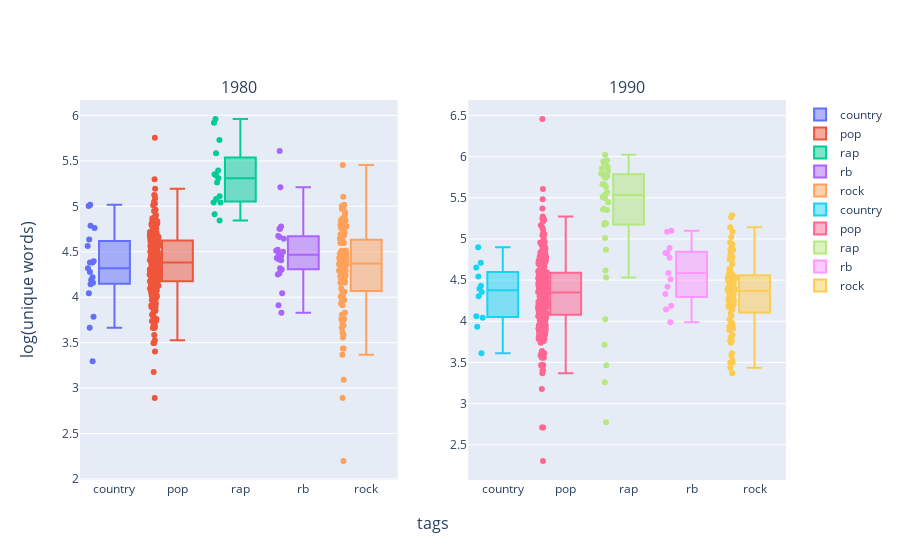

The code cell stored with this chart in its notebook:
### Code cell
words_decades(df, [1980, 1990])

### Figure 1 — Plotly figure (JSON) as saved in the notebook; plotly's stock layout.template omitted (floating-point values rounded to 4 significant figures; data arrays with more than 128 entries replaced by an {"elided": "..."} marker saying what was removed)
{"data": [{"boxpoints": "all", "customdata": [["Its All In My Mind", "George Jones"], ["Silly Me", "Reba McEntire"], ["Where No One Stands Alone", "Merle Haggard"], ["Faded Coat of Blue", "The Carter Family"], ["Pledging My Love", "Emmylou Harris"], ["Spanish Is A Loving Tongue", "Emmylou Harris"], ["Vacation", "Alabama"], ["You Can Have Her", "George Jones & Johnny Paycheck"], ["Here Comes That Rainbow Again", "Kris Kristofferson"], ["The Devils Right Hand", "Waylon Jennings"], ["Defying Gravity Executioners Song", "Waylon Jennings"], ["Lifes Highway", "Steve Wariner"], ["There Was A Time When I Was Alone", "John Anderson"], ["She Thinks I Still Care", "Dan Seals"], ["Through All My Days", "Don Francisco"], ["Pancho and Lefty Heartworn Highways", "Townes Van Zandt"], ["Youd Better Go", "Billy Joe Royal"], ["I Feel Like I Could Fall in Love with Anyone Tonight", "Loretta Lynn"], ["Why Dont Anybody Stay Home No More", "Margaret Lewis"]], "hovertemplate": "title: %{customdata[0]}<br>artist: %{customdata[1]}<br>log(words): %{y}", "name": "country", "type": "box", "xaxis": "x", "y": [4.317, 4.277, 4.22, 4.564, 3.784, 4.635, 4.787, 4.382, 4.382, 4.762, 3.664, 4.19, 4.043, 4.143, 3.296, 5.017, 4.394, 4.159, 5.004], "yaxis": "y"}, {"boxpoints": "all", "customdata": {"elided": "259x2 str values"}, "hovertemplate": "title: %{customdata[0]}<br>artist: %{customdata[1]}<br>log(words): %{y}", "name": "pop", "type": "box", "xaxis": "x", "y": {"elided": "259 float values"}, "yaxis": "y"}, {"boxpoints": "all", "customdata": [["Get the Bozack", "EPMD"], ["Colorblind World", "Boogie Boys"], ["Hit Man", "Spoonie Gee"], ["Gangster Boogie", "Schoolly D"], ["Loadsamoney Doin Up the House", "Harry Enfield"], ["Independent Woman", "Roxanne Shant"], ["Ego Trippin MCs Ultra Remix", "Ultramagnetic MC's"], ["Kuff", "Shelly Thunder"], ["Do The Kid N Play Kick Step", "Kid 'n Play"], ["Gotta Rock", "Treacherous Three"], ["Ventriloquist Rap", "Willie Brown & Woodie"], ["M16", "The Lone Ranger"], ["Caveman Rock", "Junior Gee"], ["You Dont Know Me As No Rum Drinker Live", "Junior Brammer"], ["Tibetan Jam", "Chris \"The Glove\" Taylor"]], "hovertemplate": "title: %{customdata[0]}<br>artist: %{customdata[1]}<br>log(words): %{y}", "name": "rap", "type": "box", "xaxis": "x", "y": [5.961, 5.583, 5.394, 5.342, 5.043, 5.73, 5.352, 5.308, 5.043, 5.919, 5.263, 4.913, 4.844, 5.112, 5.081], "yaxis": "y"}, {"boxpoints": "all", "customdata": [["Haunt Me", "Sade"], ["Deep River Woman", "Lionel Richie"], ["Boats Against the Current", "Patti LaBelle"], ["Boogie Down", "Al Jarreau"], ["No Pain No Gain", "Betty Wright"], ["In the Mix", "Roger Troutman"], ["Genie", "The B.B. & Q. Band"], ["Testify", "Peter Tosh"], ["Sittin In The Park", "Bobby Thurston"], ["You Me and He", "Mtume"], ["Why Do Fools Fall in Love?", "Diana Ross"], ["You Get the Best From Me Say Say Say", "Alicia Myers"], ["Ready for Love", "Rebbie Jackson"], ["Nights Of Pleasure", "Loose Ends"], ["Send It To Me", "Gladys Knight & The Pips"], ["Come On In This House", "Magic Sam"], ["Papas Got A Brand New Bag Live In Tokyo Japan/1979", "James Brown"], ["Off The Wall 7 Remix", "Michael Jackson"], ["A Good Man", "Sue Ann Carwell"], ["Medley: Mess On Your Hands/Finger Rap/Mess On Your Hands Reprise/Finger Rap Reprise", "Millie Jackson"], ["Rock Yo World", "Taka Boom"], ["Love Fever 12 Version", "Gayle Adams"], ["Ive Got The Rhythm Youve Got The Blues", "Eloise Laws"]], "hovertemplate": "title: %{customdata[0]}<br>artist: %{customdata[1]}<br>log(words): %{y}", "name": "rb", "type": "box", "xaxis": "x", "y": [3.829, 4.419, 4.5, 4.043, 5.209, 4.754, 4.263, 4.431, 4.407, 4.304, 3.912, 4.248, 4.317, 4.644, 4.454, 4.754, 4.511, 4.663, 4.779, 5.609, 4.466, 4.522, 4.673], "yaxis": "y"}, {"boxpoints": "all", "customdata": {"elided": "111x2 str values"}, "hovertemplate": "title: %{customdata[0]}<br>artist: %{customdata[1]}<br>log(words): %{y}", "name": "rock", "type": "box", "xaxis": "x", "y": [4.875, 2.197, 4.454, 4.357, 4.71, 4.477, 4.97, 4.625, 4.595, 4.382, 4.691, 4.625, 4.595, 3.807, 4.796, 4.511, 4.19, 4.682, 4.787, 4.644, 3.912, 3.97, 4.22, 5.106, 4.635, 4.905, 4.454, 3.761, 3.761, 4.159, 4.7, 4.625, 3.97, 4.868, 4.796, 3.367, 3.951, 4.977, 4.277, 4.357, 4.779, 4.331, 4.394, 4.443, 4.331, 4.234, 4.844, 4.779, 5.004, 4.29, 4.787, 4.29, 3.714, 3.091, 3.611, 4.934, 3.584, 3.434, 3.829, 2.89, 4.06, 4.394, 4.304, 4.248, 3.434, 4.454, 4.304, 3.932, 4.511, 4.762, 4.419, 4.466, 4.369, 3.689, 4.654, 4.277, 4.06, 4.007, 4.094, 3.97, 4.407, 5.017, 4.159, 4.844, 4.234, 4.762, 4.477, 4.5, 4.304, 4.407, 4.025, 4.369, 4.159, 4.736, 3.97, 4.511, 4.06, 4.304, 3.555, 4.431, 4.595, 4.174, 4.29, 4.205, 5.455, 4.234, 3.664, 4.174, 4.431, 4.382, 4.394], "yaxis": "y"}, {"boxpoints": "all", "customdata": [["Jingle Bells", "Dolly Parton"], ["Cant Feel at Home", "The Carter Family"], ["True Lies", "Sara Evans"], ["Little Things", "Alabama"], ["Is That Askin Too Much", "Diamond Rio"], ["Wabash Cannonball", "Ernest Tubb"], ["Here in the Real World", "Glen Campbell"], ["Angels We Have Heard on High", "Sawyer Brown"], ["I Thought Id Seen Everything", "Diamond Rio"], ["Kneel at the Feet of Jesus", "Willie Nelson & Bobbie Nelson"], ["Pray Hard", "Bruce Carroll"], ["Mormond Braes / Charles Sutherland", "Old Blind Dogs"]], "hovertemplate": "title: %{customdata[0]}<br>artist: %{customdata[1]}<br>log(words): %{y}", "name": "country", "type": "box", "xaxis": "x2", "y": [3.611, 4.543, 4.06, 4.304, 4.898, 4.71, 4.357, 3.932, 4.394, 4.043, 4.654, 4.431], "yaxis": "y2"}, {"boxpoints": "all", "customdata": {"elided": "280x2 str values"}, "hovertemplate": "title: %{customdata[0]}<br>artist: %{customdata[1]}<br>log(words): %{y}", "name": "pop", "type": "box", "xaxis": "x2", "y": {"elided": "280 float values"}, "yaxis": "y2"}, {"boxpoints": "all", "customdata": [["Contents Unda Pressure", "Tha Alkaholiks"], ["Abandon Ship", "Busta Rhymes"], ["40oz. for Breakfast", "Blackalicious"], ["Creepin on Ah Come Up", "Bone Thugs-N-Harmony"], ["Sincerely", "Brand Nubian"], ["Raised in Hell", "C-Bo"], ["Wig Out", "Pete Rock & C.L. Smooth"], ["Black Trump", "Smif-N-Wessun"], ["Game of Life", "Smif-N-Wessun"], ["50 Niggaz Deep", "Drunken Master"], ["Uuhhh", "Will Smith"], ["Tha Holy Terra", "Gospel Gangstaz"], ["Verbal Battle", "Jeru the Damaja"], ["Talk Dirty to the DJs", "Mercedes"], ["Im", "Mystikal"], ["Dolly My Baby Remix", "Super Cat"], ["Get Lifted", "Keith Murray"], ["Live My Life", "Murs"], ["Go Cat Go", "Public Enemy"], ["Hold On To Your Lunch", "Sudden Death"], ["Weed Lacer", "Eminem"], ["Triple Threat", "Terror Squad"], ["Sun Large Promo", "Scaramanga"], ["Intro", "Canibus"], ["Tired Of Being Fucked With", "Kilo-G"], ["781 Redrum", "Brotha Lynch Hung"], ["All I Have", "Kanye West"], ["Perspective Radio", "Apani B. Fly Emcee, C-Rayz Walz & Rahsheed"], ["I Am A Dope Fiend", "Jazzie Redd"], ["Defend the Apache", "Beenie Man"], ["Opening Credits", "Ambassadors of Funk"], ["Praise the Lord Close 1992", "Jim McClellan"], ["Sailin Da South", "DJ Screw"], ["Derelicts Of Dialect SD50 Remix", "3rd Bass"], ["Ninety Degrees a Piece Street", "Rok One"], ["Cube Gets Played", "Yo-Yo"], ["Speak My Language", "June Summers"], ["Ride This Dirty", "Swigga"]], "hovertemplate": "title: %{customdata[0]}<br>artist: %{customdata[1]}<br>log(words): %{y}", "name": "rap", "type": "box", "xaxis": "x2", "y": [5.889, 5.953, 5.635, 5.94, 5.537, 5.659, 5.663, 5.826, 5.875, 5.366, 5.796, 5.509, 5.855, 4.868, 5.762, 5.529, 5.497, 5.787, 5.176, 4.025, 5.193, 5.74, 5.903, 4.533, 5.352, 2.773, 5.447, 5.765, 5.187, 5.357, 3.258, 4.615, 5.011, 5.568, 6.023, 3.714, 3.466, 5.759], "yaxis": "y2"}, {"boxpoints": "all", "customdata": [["I Believe I Can Fly", "R. Kelly"], ["Still Would Stand All Time", "Prince"], ["Im in Love", "Mary J. Blige"], ["Im Sorry", "Blackstreet"], ["You Dont Have to Worry", "New Edition"], ["Every Time Jam  Lewis Disco Remix", "Janet Jackson"], ["Say A Prayer For Me", "Pebbles"], ["No More Trouble Out Of Me", "Big Maybelle"], ["Soul From The Abyss", "N'Dambi"], ["Heartbreak Hotel Hex Hector Underdoggz Mix", "Whitney Houston"], ["When I Need Somebody Remix", "Ralph Tresvant"], ["As Full Crew Mix", "Mary J. Blige"], ["Sensitivity Extended Club Version", "Ralph Tresvant"]], "hovertemplate": "title: %{customdata[0]}<br>artist: %{customdata[1]}<br>log(words): %{y}", "name": "rb", "type": "box", "xaxis": "x2", "y": [4.331, 4.828, 4.143, 4.89, 5.1, 4.19, 4.828, 3.989, 4.419, 4.585, 4.511, 4.771, 5.088], "yaxis": "y2"}, {"boxpoints": "all", "customdata": {"elided": "103x2 str values"}, "hovertemplate": "title: %{customdata[0]}<br>artist: %{customdata[1]}<br>log(words): %{y}", "name": "rock", "type": "box", "xaxis": "x2", "y": [5.142, 4.804, 4.595, 4.205, 3.951, 4.466, 4.828, 5.288, 4.956, 4.407, 4.234, 4.382, 4.605, 4.277, 3.497, 4.431, 4.564, 4.868, 4.595, 4.19, 4.419, 4.5, 4.543, 4.205, 4.522, 4.357, 4.489, 3.97, 4.025, 4.094, 4.263, 4.533, 4.357, 3.761, 4.382, 4.779, 3.912, 4.5, 4.443, 4.898, 4.454, 3.738, 4.174, 4.382, 5.088, 3.584, 4.754, 3.434, 4.159, 4.19, 4.248, 3.497, 4.317, 4.304, 3.97, 3.932, 3.97, 4.369, 3.497, 4.605, 4.277, 3.526, 4.5, 4.317, 4.174, 4.06, 4.522, 3.912, 3.989, 4.143, 4.804, 4.357, 4.22, 5.024, 3.892, 4.635, 4.263, 4.205, 4.394, 3.611, 4.382, 4.511, 3.892, 3.807, 4.564, 4.635, 3.829, 5.263, 4.344, 4.533, 3.761, 4.431, 4.691, 4.407, 4.248, 4.754, 4.564, 3.367, 4.543, 4.875, 4.522, 4.205, 4.934], "yaxis": "y2"}], "layout": {"annotations": [{"font": {"size": 16}, "showarrow": false, "text": "1980", "x": 0.225, "xanchor": "center", "xref": "paper", "y": 1, "yanchor": "bottom", "yref": "paper"}, {"font": {"size": 16}, "showarrow": false, "text": "1990", "x": 0.775, "xanchor": "center", "xref": "paper", "y": 1, "yanchor": "bottom", "yref": "paper"}, {"font": {"size": 16}, "showarrow": false, "text": "tags", "x": 0.5, "xanchor": "center", "xref": "paper", "y": 0, "yanchor": "top", "yref": "paper", "yshift": -30}, {"font": {"size": 16}, "showarrow": false, "text": "log(unique words)", "textangle": -90, "x": 0, "xanchor": "right", "xref": "paper", "xshift": -40, "y": 0.5, "yanchor": "middle", "yref": "paper"}], "xaxis": {"anchor": "y", "domain": [0, 0.45]}, "xaxis2": {"anchor": "y2", "domain": [0.55, 1]}, "yaxis": {"anchor": "x", "domain": [0, 1]}, "yaxis2": {"anchor": "x2", "domain": [0, 1]}}}
